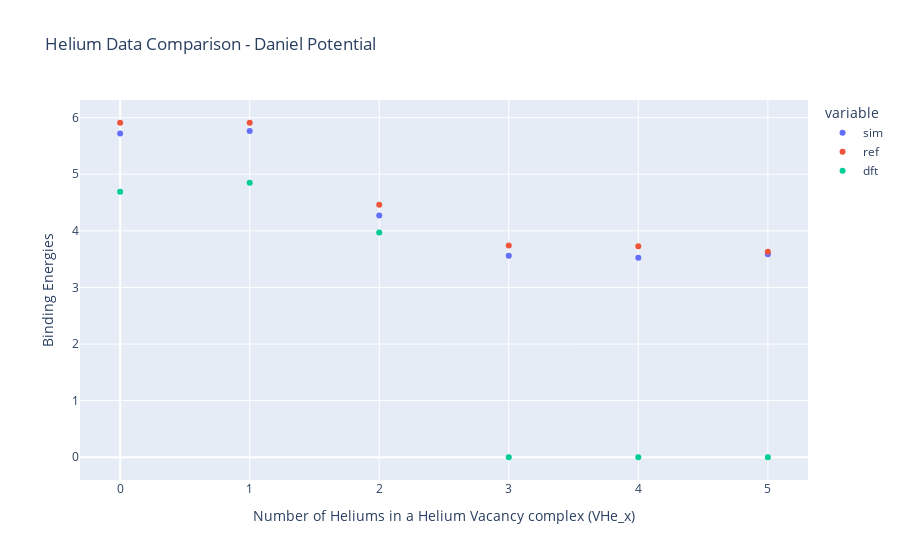

Source (notebook cell):
### Code cell
energy = np.array(data['V_2H_0He_x add He']['energy_opt_lst'])

binding = {}

binding['sim'] = -np.diff(energy) - perfect + he_int

binding['x'] = np.arange(0, len(energy)-1)

binding['ref'] = np.array([5.91, 5.91, 4.46, 3.74, 3.73, 3.63])

binding['dft'] = np.array([4.69, 4.85, 3.97, 0 ,0 ,0])

binding_df = pd.DataFrame(binding)

# Create a line plot using Plotly Express
fig = px.scatter(binding_df, x='x', y=['sim', 'ref', 'dft'],
              labels={'x': 'Number of Heliums in a Helium Vacancy complex (VHe_x)', 'value': 'Binding Energies'},
              title='Helium Data Comparison - Daniel Potential')

# Show the plot
fig.show()

### Figure 1 — Plotly figure (JSON) as saved in the notebook; plotly's stock layout.template omitted (floating-point values rounded to 4 significant figures)
{"data": [{"hovertemplate": "variable=sim<br>Number of Heliums in a Helium Vacancy complex (VHe_x)=%{x}<br>Binding Energies=%{y}<extra></extra>", "legendgroup": "sim", "marker": {"color": "#636efa", "symbol": "circle"}, "mode": "markers", "name": "sim", "orientation": "v", "showlegend": true, "type": "scatter", "x": [0, 1, 2, 3, 4, 5], "xaxis": "x", "y": [5.719, 5.765, 4.272, 3.561, 3.523, 3.587], "yaxis": "y"}, {"hovertemplate": "variable=ref<br>Number of Heliums in a Helium Vacancy complex (VHe_x)=%{x}<br>Binding Energies=%{y}<extra></extra>", "legendgroup": "ref", "marker": {"color": "#EF553B", "symbol": "circle"}, "mode": "markers", "name": "ref", "orientation": "v", "showlegend": true, "type": "scatter", "x": [0, 1, 2, 3, 4, 5], "xaxis": "x", "y": [5.91, 5.91, 4.46, 3.74, 3.73, 3.63], "yaxis": "y"}, {"hovertemplate": "variable=dft<br>Number of Heliums in a Helium Vacancy complex (VHe_x)=%{x}<br>Binding Energies=%{y}<extra></extra>", "legendgroup": "dft", "marker": {"color": "#00cc96", "symbol": "circle"}, "mode": "markers", "name": "dft", "orientation": "v", "showlegend": true, "type": "scatter", "x": [0, 1, 2, 3, 4, 5], "xaxis": "x", "y": [4.69, 4.85, 3.97, 0, 0, 0], "yaxis": "y"}], "layout": {"legend": {"title": {"text": "variable"}, "tracegroupgap": 0}, "title": {"text": "Helium Data Comparison - Daniel Potential"}, "xaxis": {"anchor": "y", "domain": [0, 1], "title": {"text": "Number of Heliums in a Helium Vacancy complex (VHe_x)"}}, "yaxis": {"anchor": "x", "domain": [0, 1], "title": {"text": "Binding Energies"}}}}
